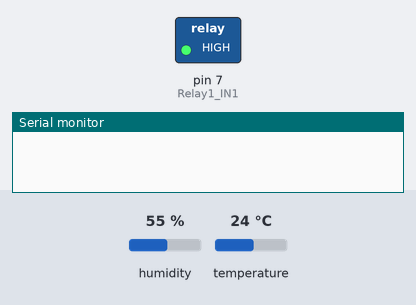
Recording of a sketch running on a simulated Arduino Uno, built with avr-gcc and run on an emulated ATmega328P. Parts: switched loads named in the sketch (green lamp = pin HIGH), the last lines printed to the serial monitor. The inputs (shaded band) are chosen by the test bench; at power-on: humidity 55 %, temperature 24 °C.

Above: at 0.1 s.
At 17.3 s:
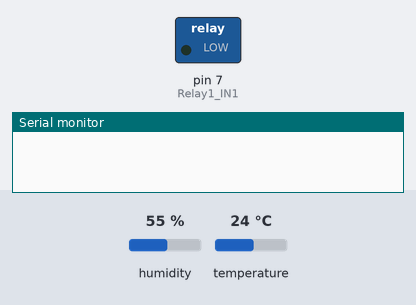
Timing chart, 0 to 18.8 s (numbered marks = the images above):
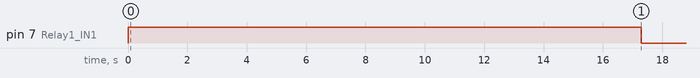

Measured:
- by itself, pin 7 (Relay1_IN1): HIGH → LOW at 17.3 s

The sketch:

DHT11climateCONTROLthermostat.ino
```cpp
// BY Techknowdroid on 13.8.2018 (Pprogram to get temperature value from DHT11 on startup and use this value as the base temperature to be maintained.

//#include <elapsedMillis.h>

int period = 15000;
unsigned long time_now = 0;

unsigned long interval=45000; // the time we need to wait BEFORE the Aircon is turned Off after the Desired Temp is Achieved.45 seconds.
unsigned long interval2=300000; // the time we need to wait. 5 minutes before restarting the compressor of the Aircon.
unsigned long interval3=5000; // the time we need to wait.5 seconds.

unsigned long previousMillis=0; // millis() returns an unsigned long.
unsigned long previousMillis2=0; // millis() returns an unsigned long.
unsigned long previousMillis3=0; // millis() returns an unsigned long.


#include "DHT.h"
// Uncomment whatever type of DHT you're using!
#define DHTTYPE DHT11   // DHT 11
//#define DHTTYPE DHT22   // DHT 22  (AM2302)
//#define DHTTYPE DHT21   // DHT 21 (AM2301)
// Initialize DHT sensor for normal 16mhz Arduino

#define DHTPIN 2     // what pin the DHT is connected to on the arduino
DHT dht(DHTPIN, DHTTYPE);

#define Relay1_IN1 7 // Digital Pin 7 of arduino is connected to IN1 Pin of Relay1_IN1.(We can have more than 1 RelayBank & multiple IN pins so we name this one as Relay1_IN1
#define RELAY_ON 0 // Assign the Value of 0 to the variable RELAY_ON
#define RELAY_OFF 1 // Assign the Value of 1 to the variable RELAY_OFF


// DECLARE the below as GLOBAL VARIABLES.
int relayState = digitalRead(Relay1_IN1);
float firstemperature;  //We capture the room temperature here just once, at the start of the Arduino being powered up.
float roomtemperature;  //We capture the room temperature here.
//float inoperationroomtemperature;  // the temperature of the room after sometime of the system being in operation ( in the void loop() )
float requiredtemp;  // this is the required target temperature where the aircondioner will be switched off.
float hyteresistemp; // the gap in degrees Celsius, between the starting higher (roomtemperature) and the lower (requiredtemp).
int firstime = 1;


// the setup routine runs only once whenever you give power to the arduino.
void setup()
{
  Serial.begin(9600);
  pinMode(Relay1_IN1, OUTPUT);// set the pin connected to IN1 terminal of Relay1 as output. Our case pin 7 defined earlier.
  digitalWrite(Relay1_IN1, HIGH); // Set this Relaybanks's Pin IN1 as OFF when we power up the Arduino for the first time.
  dht.begin();
  delay(2000);
 }

void loop(){
  unsigned long currentMillis = millis(); // grab current time.
 if ((unsigned long)(currentMillis - previousMillis3) >= interval3) // 5 seconds wait in this Loop.
 {
    // unsigned long currentMillis = millis(); // grab current time.


    float t = dht.readTemperature();
    roomtemperature = t;
    Serial.println("               ");
    Serial.print(roomtemperature);
    Serial.println("°C is the Room temperature. ");
    Serial.print(requiredtemp);
    Serial.println("°C is the Cutoff temperature. ");
    Serial.println("               ");
    Serial.println("               ");


    // Check if any reads failed and exit early (to try again).
    if (isnan(t))
    {
      Serial.println("Failed to read from DHT sensor!");
      return;
    }
    previousMillis3 = millis();
 }

  // Temperature monitoring starts here. Hyteresis setting of 2 degrees Celsius.So relay switches ON when temp>=27*C & switches OFF when temp<=25*C.


  relayState = digitalRead(Relay1_IN1);

     if ((firstime == 1) && (relayState == 1)) //On first run, start the Aircon immediately after say 15 seconds of Arduino starting.Used delay()here only once.
        {  float t = dht.readTemperature();
           firstemperature = t;  //We capture the room temperature here just once, at the start of the Arduino being powered up.
           roomtemperature = t; // Room temperature will be monitored every 5 minutes after the COOL Cycle Starts.
           hyteresistemp = 2; // the gap in degrees Celsius, between the starting higher (roomtemperature) and the lower (requiredtemp).
           requiredtemp = roomtemperature - hyteresistemp;      // this is the required target temperature where the aircondioner will be switched off.
           Serial.print("The FirstRoom Temperature reading is " );
           Serial.print(firstemperature);
           Serial.println("°C");
           Serial.print("Hysteresis is " );
           Serial.print(hyteresistemp);
           Serial.println("°C");
           Serial.print("The required temperature is " );
           Serial.print(requiredtemp);
           Serial.println("°C");
           Serial.println("Airconditioner will change STATE after 5 minutes of any CYCLE change");
           Serial.println("First Run, so Aircon turned will turn ON in 45 seconds");
           Serial.println("********************************************************************");
           Serial.println("      ");
           Serial.println("      ");
           delay(15000);  // Only happens ONE TIME when arduino starts.
           digitalWrite(Relay1_IN1, RELAY_ON); //Activate air conditioner by Turning the Relay_1_IN1 ON by giving it value of 0 as RELAY_ON 0 has been defined earlier.
           relayState = digitalRead(Relay1_IN1);
           firstime = 2;
        }


  //  CHECK if Room is HOT - Long check cycle to enable delayed Starting of Compressor.
  //relayState = digitalRead(Relay1_IN1);
  if ((unsigned long)(currentMillis - previousMillis2) >= interval2) // wait 5 minutes before Restarting the compressor, so we set interval2 = 300000 earlier.
  {
     if ((roomtemperature > requiredtemp) && (relayState == 1)) //if room temperature is above the required temperature then TURN Aircon ON but after minimum 3 minutes
     {   Serial.println("      ");
         Serial.println("It is HOT! ");
         digitalWrite(Relay1_IN1, RELAY_ON); //Activate air conditioner by Turning the Relay_1_IN1 ON by giving it value of 0 as RELAY_ON 0 has been defined earlier.
         Serial.print(roomtemperature);
         Serial.println("°C is the current temperature. ");
         relayState = digitalRead(Relay1_IN1);
         Serial.println("Aircon turned ON after 3 minutes of Being CUTOFF");
         Serial.println("      ");
         Serial.println("      ");
         // save the "current" time
         previousMillis2 = millis();
      }

    }

   ///////////////////////////////////////////////////////////////////////////////////////////////////////////////////////////////////////////////////////////////////
  //  CHECK if Room is COLD - shorter check cycle to enable Cut off Faster as soon as Cold Temp is Achieved ////
  //relayState = digitalRead(Relay1_IN1);
  if ((unsigned long)(currentMillis - previousMillis) >= interval) // wait 45 seconds after the required cool temperature is achieved before we switch of the compressor, so we set interval = 45000 earlier.
  {   float t = dht.readTemperature();
      roomtemperature = t;   // This loop also Checks the room temperature only every 45 seconds & not constantly. This prevents the Relay from oscillating ON & OFF.

      if ((roomtemperature < requiredtemp) && (relayState == 0)) //if temperature is under the required temperature & relay state is ON
      {
       Serial.println("      ");
       Serial.print(requiredtemp);
       Serial.println("It is COLD !");
       digitalWrite(Relay1_IN1, RELAY_OFF); // Turn OFF air conditioner by Turning the Relay_1_IN1 OFF by giving it value of 1 as RELAY_OFF 1 has been defined earlier.
       Serial.print(roomtemperature);
       Serial.println("°C is the current temperature. ");
       relayState = digitalRead(Relay1_IN1);
       Serial.println("Aircon turned OFF in 45 Secs");
       Serial.println("of Achieving Target Temperature!!");
       Serial.println("   ");
       Serial.println("   ");
       // save the "current" time
       previousMillis = millis();

    }

  }


}
```
